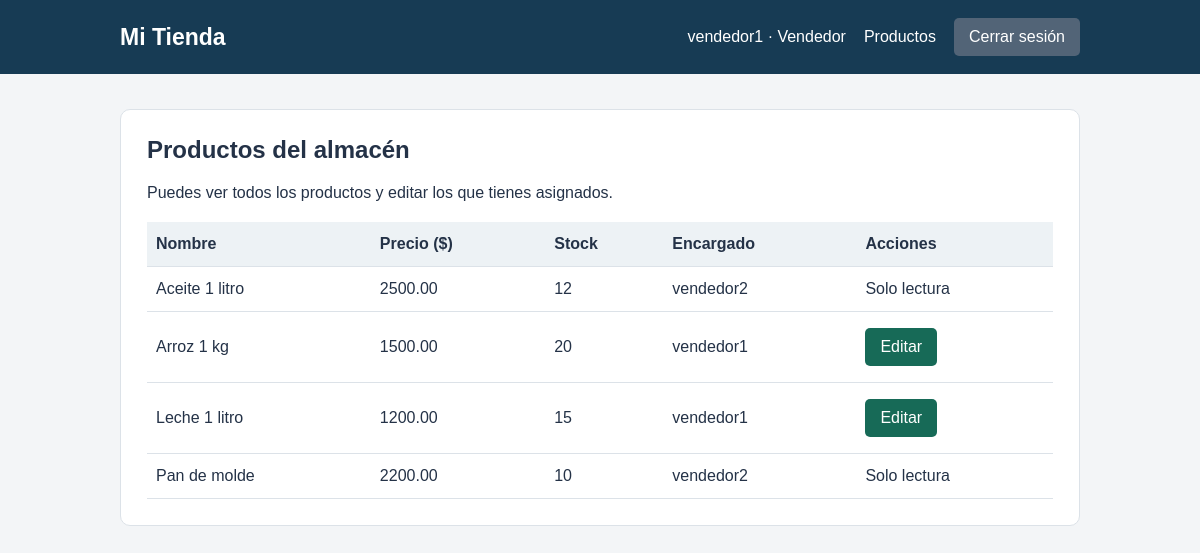
Screenshot of / (signed in) with the database file from the repository.
### cuentas/models.py (models this page shows, shortened)
class Producto(models.Model):
    nombre = models.CharField(max_length=100)
    precio = models.DecimalField(max_digits=10, decimal_places=2)
    stock = models.PositiveIntegerField(default=0)
    encargado = models.ForeignKey(settings.AUTH_USER_MODEL, on_delete=models.PROTECT)
    class Meta:
        ordering = ['nombre']

### cuentas/views.py (the view)
# urls.py: path('', views.inicio, name='inicio'),
@login_required
def inicio(request):
    rol = obtener_rol(request.user)
    if rol == 'Sin rol':
        return denegado(request, rol)
    productos = Producto.objects.select_related('encargado').all()
    return render(request, 'cuentas/inicio.html', {'rol': rol, 'productos': productos})

### cuentas/views.py (called while the page is built)
def obtener_rol(usuario):
    if usuario.is_superuser:
        return 'Administrador'
    if usuario.groups.filter(name='Vendedor').exists():
        return 'Vendedor'
    return 'Sin rol'

### cuentas/templates/cuentas/inicio.html (shortened to what this page needs)
{% extends 'cuentas/base.html' %}
{% block contenido %}
<section class="tarjeta">
    <h1>Productos del almacén</h1>
    {% if rol == 'Administrador' %}
        <p>Puedes crear, editar y eliminar todos los productos.</p>
        <a class="boton" href="{% url 'crear_producto' %}">Crear producto</a>
    {% else %}
        <p>Puedes ver todos los productos y editar los que tienes asignados.</p>
    {% endif %}
    <div class="tabla">
        <table>
            <thead><tr><th>Nombre</th><th>Precio ($)</th><th>Stock</th><th>Encargado</th><th>Acciones</th></tr></thead>
            <tbody>
            {% for producto in productos %}
                <tr>
                    <td>{{ producto.nombre }}</td><td>{{ producto.precio }}</td>
                    <td>{{ producto.stock }}</td><td>{{ producto.encargado.username }}</td>
                    <td>
                        {% if rol == 'Administrador' or producto.encargado_id == user.id %}
                            <a class="boton" href="{% url 'editar_producto' producto.pk %}">Editar</a>
                        {% else %}Solo lectura{% endif %}
                    </td>
                </tr>
            {% empty %}<tr><td colspan="5">Todavía no hay productos.</td></tr>{% endfor %}
            </tbody>
        </table>
    </div>
</section>
{% endblock %}

### cuentas/templates/cuentas/base.html (shortened to what this page needs)
<!DOCTYPE html>
<html lang="es">
<head>
</head>
<body>
    <header><nav aria-label="Menú principal">
        <a class="marca" href="{% url 'inicio' %}">Mi Tienda</a>
        {% if user.is_authenticated %}
            <span>{{ user.username }} · {{ rol|default:'Cuenta' }}</span>
            <a href="{% url 'inicio' %}">Productos</a>
            <form action="{% url 'logout' %}" method="post">
                {% csrf_token %}<button class="boton secundario" type="submit">Cerrar sesión</button>
            </form>
        {% endif %}
    </nav></header>
    <main>
        {% block contenido %}{% endblock %}
    </main>
</body>
</html>

### cuentas/templates/cuentas/base.html (style rules this page uses)
* { box-sizing: border-box; }
body { margin: 0; font-family: Arial, sans-serif; background: #f3f5f7; color: #243247; }
header { background: #173b54; color: white; padding: 18px; }
nav { max-width: 960px; margin: auto; display: flex; gap: 18px; align-items: center; flex-wrap: wrap; }
nav a { color: white; text-decoration: none; }
.marca { font-size: 23px; font-weight: bold; margin-right: auto; }
main { max-width: 1000px; margin: 35px auto; padding: 0 20px; }
.tarjeta { background: white; border: 1px solid #dce2e8; padding: 26px; border-radius: 10px; }
h1 { margin-top: 0; }
.boton { display: inline-block; background: #176a57; color: white; padding: 10px 15px; border: 0; border-radius: 5px; text-decoration: none; font: inherit; cursor: pointer; }
.secundario { background: #526477; }
nav form { margin: 0; }
.tabla { overflow-x: auto; margin-top: 20px; }
table { width: 100%; border-collapse: collapse; }
th, td { text-align: left; padding: 13px 9px; border-bottom: 1px solid #dce2e8; }
th { background: #edf2f5; }
td .boton { margin: 3px 0; }

### rows the page displays
Producto: nombre "Aceite 1 litro", precio "2500.00", stock "12", encargado.username "vendedor2", shows "Solo lectura"
Producto: nombre "Arroz 1 kg", precio "1500.00", stock "20", encargado.username "vendedor1", shows "Editar"
Producto: nombre "Leche 1 litro", precio "1200.00", stock "15", encargado.username "vendedor1", shows "Editar"
Producto: nombre "Pan de molde", precio "2200.00", stock "10", encargado.username "vendedor2", shows "Solo lectura"

### other values shown
{{ user.username }} "vendedor1"
{{ rol|default:'Cuenta' }} "Vendedor"
